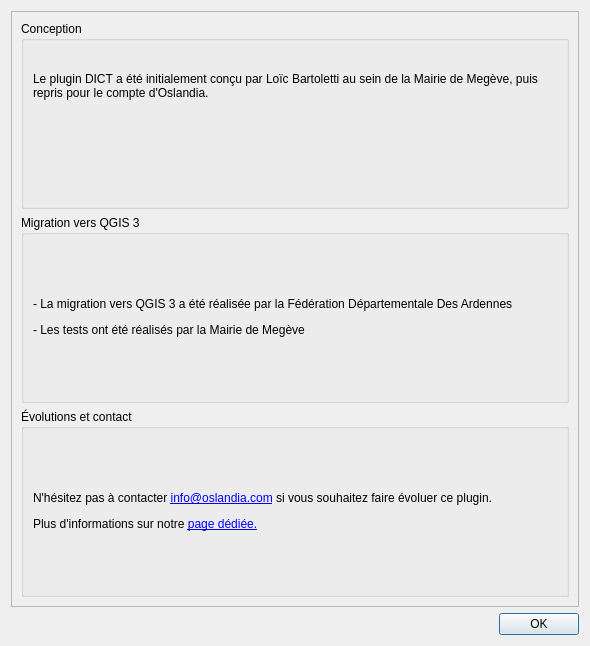
<?xml version="1.0" encoding="UTF-8"?>
<ui version="4.0">
 <class>cadastre_about_form</class>
 <widget class="QDialog" name="cadastre_about_form">
  <property name="geometry">
   <rect>
    <x>0</x>
    <y>0</y>
    <width>590</width>
    <height>646</height>
   </rect>
  </property>
  <property name="windowTitle">
   <string>Cadastre - A propos</string>
  </property>
  <layout class="QVBoxLayout" name="verticalLayout">
   <item>
    <widget class="QScrollArea" name="scrollArea">
     <property name="widgetResizable">
      <bool>true</bool>
     </property>
     <widget class="QWidget" name="scrollAreaWidgetContents">
      <property name="geometry">
       <rect>
        <x>0</x>
        <y>0</y>
        <width>574</width>
        <height>590</height>
       </rect>
      </property>
      <layout class="QVBoxLayout" name="verticalLayout_2">
       <item>
        <widget class="QGroupBox" name="groupBox_2">
         <property name="title">
          <string>Conception</string>
         </property>
         <layout class="QVBoxLayout" name="verticalLayout_4">
          <item>
           <widget class="QLabel" name="label_10">
            <property name="text">
             <string>Le plugin DICT a été initialement conçu par Loïc Bartoletti au sein de la Mairie de Megève, puis repris pour le compte d'Oslandia.</string>
            </property>
            <property name="wordWrap">
             <bool>true</bool>
            </property>
           </widget>
          </item>
          <item>
           <layout class="QHBoxLayout" name="horizontalLayout">
            <item>
             <widget class="QLabel" name="label_12">
              <property name="maximumSize">
               <size>
                <width>16777215</width>
                <height>16777215</height>
               </size>
              </property>
              <property name="text">
               <string>&lt;html&gt;&lt;head/&gt;&lt;body&gt;&lt;p align=&quot;center&quot;&gt;&lt;a href=&quot;https://mairie.megeve.fr/&quot;&gt;&lt;img src=&quot;:/plugins/DICT/images/logo_megeve.jpg&quot;&gt;&lt;/a&gt;&lt;/p&gt;&lt;p align=&quot;center&quot;&gt;&lt;a href=&quot;https://www.oslandia.com/&quot;&gt;&lt;img src=&quot;:/plugins/DICT/images/logo_oslandia.png&quot;/&gt;&lt;/a&gt;&lt;/p&gt;&lt;/body&gt;&lt;/html&gt;</string>
              </property>
              <property name="scaledContents">
               <bool>false</bool>
              </property>
              <property name="alignment">
               <set>Qt::AlignCenter</set>
              </property>
              <property name="openExternalLinks">
               <bool>true</bool>
              </property>
             </widget>
            </item>
           </layout>
          </item>
         </layout>
        </widget>
       </item>
       <item>
        <widget class="QGroupBox" name="groupBox_7">
         <property name="title">
          <string>Migration vers QGIS 3</string>
         </property>
         <layout class="QVBoxLayout" name="verticalLayout_9">
          <item>
           <widget class="QLabel" name="label_21">
            <property name="text">
             <string>&lt;html&gt;&lt;head/&gt;&lt;body&gt;&lt;p&gt;- La migration vers QGIS 3 a été réalisée par la Fédération Départementale Des Ardennes&lt;/p&gt;&lt;p&gt;- Les tests ont été réalisés par la Mairie de Megève&lt;/p&gt;&lt;/body&gt;&lt;/html&gt;</string>
            </property>
            <property name="textFormat">
             <enum>Qt::RichText</enum>
            </property>
            <property name="wordWrap">
             <bool>true</bool>
            </property>
           </widget>
          </item>
         </layout>
        </widget>
       </item>
       <item>
        <widget class="QGroupBox" name="groupBox">
         <property name="title">
          <string>Évolutions et contact</string>
         </property>
         <layout class="QVBoxLayout" name="verticalLayout_3">
          <item>
           <widget class="QLabel" name="label">
            <property name="text">
             <string>&lt;html&gt;&lt;head/&gt;&lt;body&gt;&lt;p&gt;N'hésitez pas à contacter &lt;a href=&quot;mailto:infos@oslandia.com?subject=[DICT]%20Demande%20pour%20le%20plugin&quot;&gt;info@oslandia.com&lt;/a&gt; si vous souhaitez faire évoluer ce plugin.&lt;/p&gt;&lt;p&gt;Plus d'informations sur notre &lt;a href=&quot;https://oslandia.com/en/offre-qgis/plugin-de-reponse-aux-dict/&quot;&gt;page dédiée.&lt;/a&gt;&lt;/p&gt;&lt;/body&gt;&lt;/html&gt;</string>
            </property>
            <property name="openExternalLinks">
             <bool>true</bool>
            </property>
           </widget>
          </item>
         </layout>
        </widget>
       </item>
      </layout>
     </widget>
    </widget>
   </item>
   <item>
    <widget class="QDialogButtonBox" name="buttonBox">
     <property name="standardButtons">
      <set>QDialogButtonBox::Ok</set>
     </property>
    </widget>
   </item>
  </layout>
 </widget>
 <tabstops>
  <tabstop>scrollArea</tabstop>
 </tabstops>
 <resources>
  <include location="resources.qrc"/>
 </resources>
 <connections/>
</ui>
